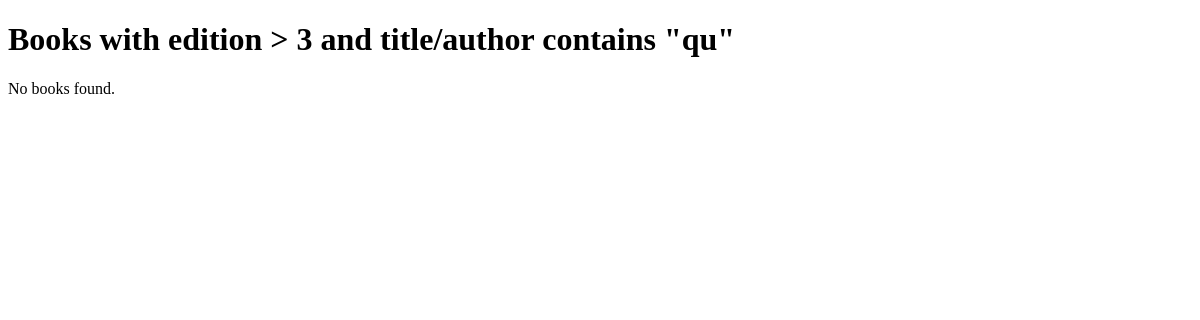
The app's page /books/lab8/task2/, older data.
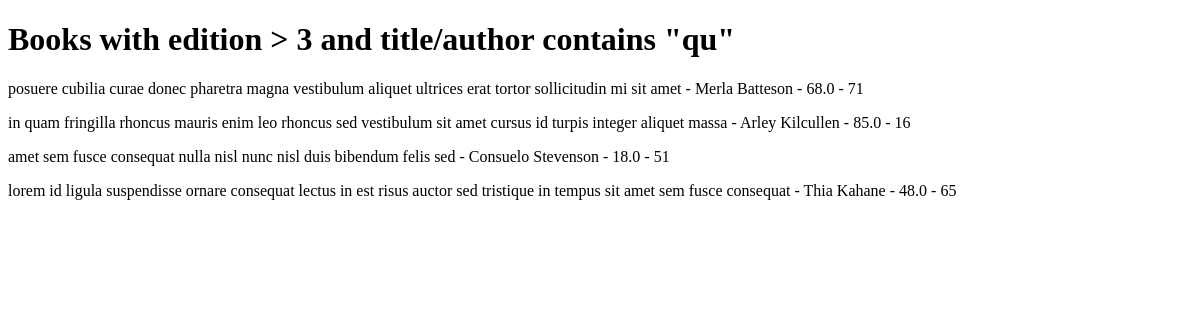
The same page, newer data.
### apps/bookmodule/models.py (models this page shows)
class Book(models.Model):
    title = models.CharField(max_length=50)
    author = models.CharField(max_length=50)
    price = models.FloatField(default=0.0)
    edition = models.SmallIntegerField(default=1)

### apps/bookmodule/views.py (the view)
# urls.py: path('lab8/task2/', views.task2, name='task2'),
def task2(request):
    books = Book.objects.filter(
        Q(edition__gt=3) &
        (Q(title__contains='qu') | Q(author__contains='qu'))
    )
    return render(request, 'bookmodule/task2.html', {'books': books})

### apps/templates/bookmodule/task2.html (shortened to what this page needs)
<!DOCTYPE html>
<html>
<head>
</head>
<body>
    <h1>Books with edition > 3 and title/author contains "qu"</h1>
    {% for book in books %}
        <p>{{ book.title }} - {{ book.author }} - {{ book.price }} - {{ book.edition }}</p>
    {% empty %}
        <p>No books found.</p>
    {% endfor %}
</body>
</html>

Row changes from the older to the newer data that the page shows:
added Book: title "posuere cubilia curae donec pharetra magna vestibulum aliquet ultrices erat tortor sollicitudin mi sit amet", author "Merla Batteson", price "68.0", edition "71"
added Book: title "in quam fringilla rhoncus mauris enim leo rhoncus sed vestibulum sit amet cursus id turpis integer aliquet massa", author "Arley Kilcullen", price "85.0", edition "16"
added Book: title "amet sem fusce consequat nulla nisl nunc nisl duis bibendum felis sed", author "Consuelo Stevenson", price "18.0", edition "51"
added Book: title "lorem id ligula suspendisse ornare consequat lectus in est risus auctor sed tristique in tempus sit amet sem fusce consequat", author "Thia Kahane", price "48.0", edition "65"
Text that changed along with them:
text no longer shown: "No books found."
